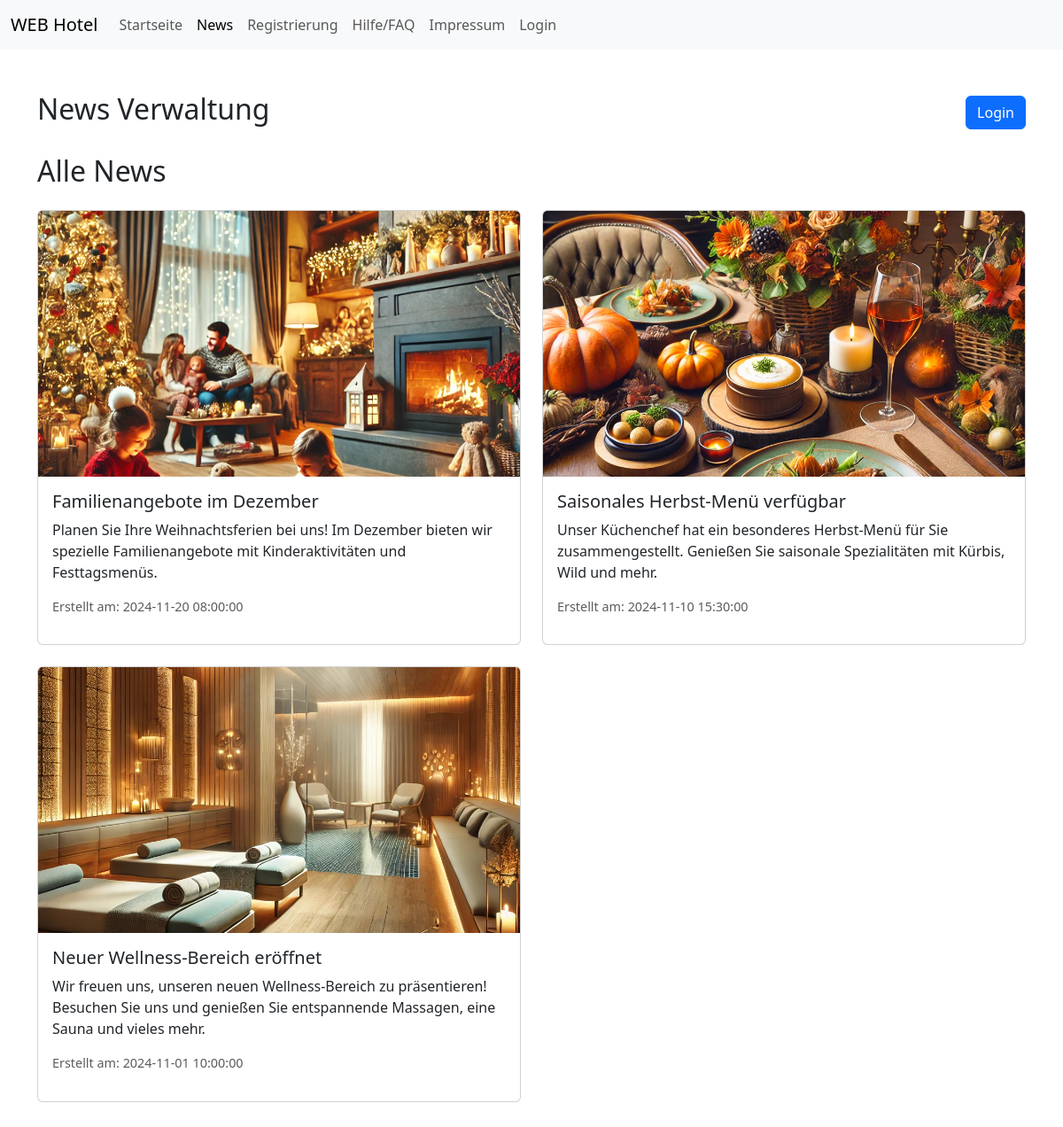
Page /news.php on the committed database.
### tables this page shows
CREATE TABLE news (
    id INT AUTO_INCREMENT PRIMARY KEY,
    title VARCHAR(255) NOT NULL,
    description TEXT NOT NULL,
    image VARCHAR(255),
    created_at TIMESTAMP DEFAULT CURRENT_TIMESTAMP
);

### includes/news_logic.php (called while the page is built, shortened)
<?php
$conn = getDatabaseConnection();
$sql = "SELECT * FROM news ORDER BY created_at DESC";
$result = $conn->query($sql);
$newsData = [];
if ($result->num_rows > 0) {
    while ($row = $result->fetch_assoc()) {
        $newsData[] = $row;
    }
}
?>

### news.php (the view, shortened to what this page needs)
<!DOCTYPE html>
<html lang="de">
<head>
    <?php include("includes/head.php"); ?>
    <?php require_once("includes/news_logic.php"); ?>
</head>
<body>
    <header>
        <?php include("includes/nav.php"); ?>
    </header>
    <div class="container my-5">
        <div class="d-flex justify-content-between align-items-center mb-4">
            <h2>News Verwaltung</h2>
            <?php if (isset($_SESSION['user'])): ?>
                <a href="logout.php" class="btn btn-danger">Logout</a>
            <?php else: ?>
                <a href="login.php" class="btn btn-primary">Login</a>
            <?php endif; ?>
        </div>
        <h2 class="mb-4">Alle News</h2>
        <div class="row">
            <?php if (!empty($newsData)): ?>
                <?php foreach ($newsData as $news): ?>
                    <div class="col-md-6 mb-4">
                        <div class="card">
                            <?php if (!empty($news['image'])): ?>
                                <img src="<?php echo htmlspecialchars($news['image']); ?>" class="card-img-top" alt="News Bild" style="max-height: 300px; object-fit: cover;">
                            <?php endif; ?>
                            <div class="card-body">
                                <h5 class="card-title"><?php echo htmlspecialchars($news['title']); ?></h5>
                                <p class="card-text"><?php echo nl2br(htmlspecialchars($news['description'])); ?></p>
                                <p class="text-muted" style="font-size: 0.9rem;">Erstellt am: <?php echo htmlspecialchars($news['created_at']); ?></p>
                            </div>
                        </div>
                    </div>
                <?php endforeach; ?>
            <?php else: ?>
                <p class="text-center">Keine News vorhanden.</p>
            <?php endif; ?>
        </div>
    </div>
</body>
</html>

### includes/head.php (shortened to what this page needs)
<link href="https://cdn.jsdelivr.net/npm/bootstrap@5.3.3/dist/css/bootstrap.min.css" rel="stylesheet">

### includes/nav.php (shortened to what this page needs)
<?php
$currentPage = basename($_SERVER['PHP_SELF']);
?>
<nav class="navbar navbar-expand-lg bg-body-tertiary">
    <div class="container-fluid">
        <a class="navbar-brand">WEB Hotel</a>
        <div class="collapse navbar-collapse" id="navbarSupportedContent">
            <ul class="navbar-nav me-auto mb-2 mb-lg-0">
                <li class="nav-item">
                    <a class="nav-link <?php echo ($currentPage == 'index.php') ? 'active' : ''; ?>" href="index.php">Startseite</a>
                </li>
                <li class="nav-item">
                    <a class="nav-link <?php echo ($currentPage == 'news.php') ? 'active' : ''; ?>" href="news.php">News</a>
                </li>
                <li class="nav-item">
                    <a class="nav-link <?php echo ($currentPage == 'registration.php') ? 'active' : ''; ?>" href="registration.php">Registrierung</a>
                </li>
                <li class="nav-item">
                    <a class="nav-link <?php echo ($currentPage == 'help.php') ? 'active' : ''; ?>" href="help.php">Hilfe/FAQ</a>
                </li>
                <li class="nav-item">
                    <a class="nav-link <?php echo ($currentPage == 'impressum.php') ? 'active' : ''; ?>" href="impressum.php">Impressum</a>
                </li>
                <?php if (isset($_SESSION['user'])): ?>
                    <li class="nav-item">
                        <a class="nav-link <?php echo ($currentPage == 'profile.php') ? 'active' : ''; ?>" href="profile.php">Profil</a>
                    </li>
                    <li class="nav-item">
                        <a class="nav-link <?php echo ($currentPage == 'logout.php') ? 'active' : ''; ?>" href="logout.php">Abmelden</a>
                    </li>
                    <li class="nav-item">
                        <div class="nav-link fw-light fst-italic">
                            <?php if (isset($_SESSION['user'])): ?>
                                <span class="navbar-user">Angemeldet als: <?php echo htmlspecialchars($_SESSION['user']); ?></span>
                            <?php endif; ?>
                        </div>
                    </li>
                <?php else: ?>
                    <li class="nav-item">
                        <a class="nav-link <?php echo ($currentPage == 'login.php') ? 'active' : ''; ?>" href="login.php">Login</a>
                    </li>
                <?php endif; ?>
            </ul>
        </div>
    </div>
</nav>

### rows in the picture
news: image (picture), title "Familienangebote im Dezember", description "Planen Sie Ihre Weihnachtsferien bei uns! Im Dezember bieten wir spezielle Familienangebote mit Kinderaktivitäten und Festtagsmenüs.", created_at "2024-11-20 08:00:00"
news: image (picture), title "Saisonales Herbst-Menü verfügbar", description "Unser Küchenchef hat ein besonderes Herbst-Menü für Sie zusammengestellt. Genießen Sie saisonale Spezialitäten mit Kürbis, Wild und mehr.", created_at "2024-11-10 15:30:00"
news: image (picture), title "Neuer Wellness-Bereich eröffnet", description "Wir freuen uns, unseren neuen Wellness-Bereich zu präsentieren! Besuchen Sie uns und genießen Sie entspannende Massagen, eine Sauna und vieles mehr.", created_at "2024-11-01 10:00:00"
